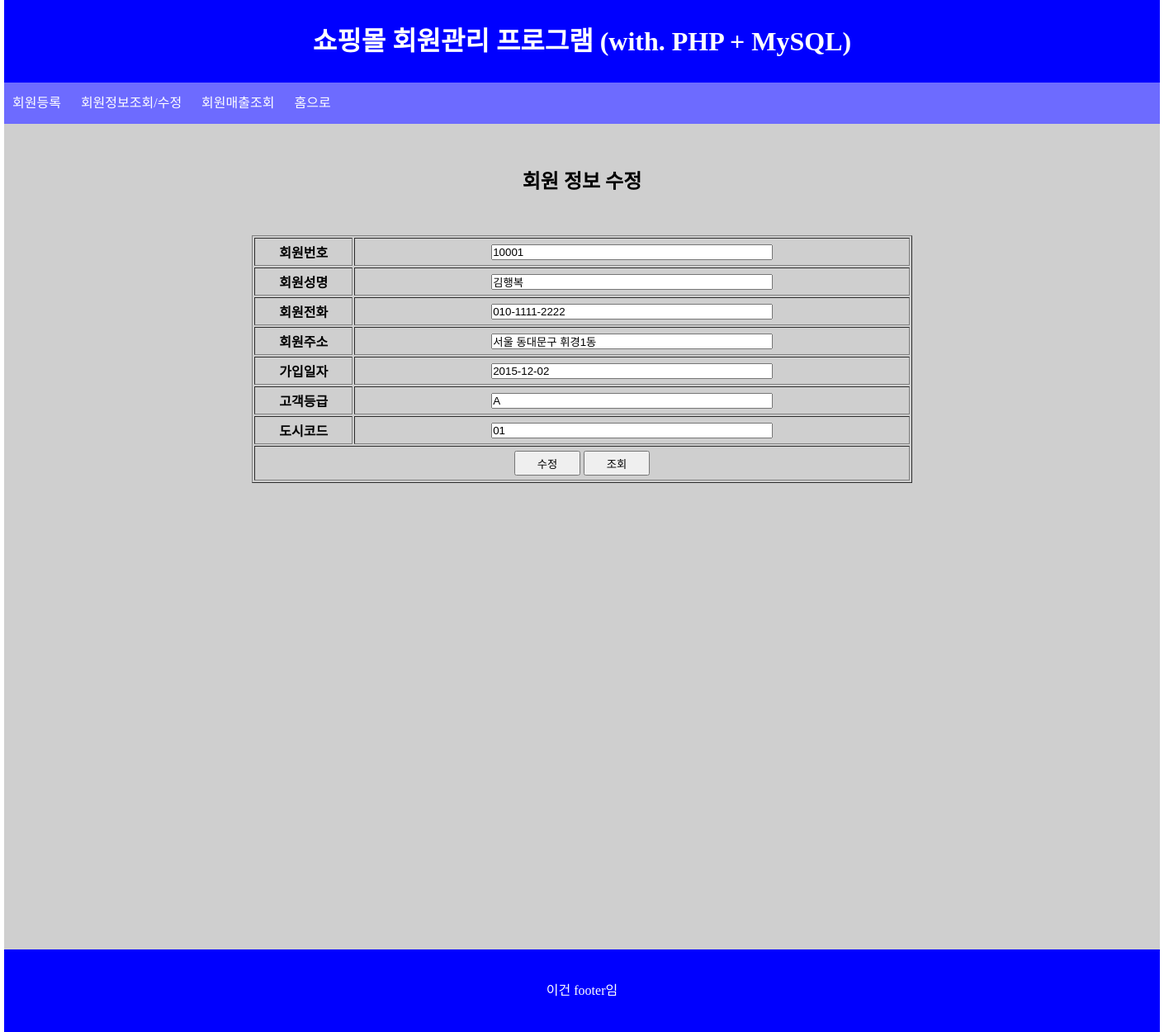
The page /update_member.php?custno=10001 on the database its author committed.
### tables this page shows
CREATE TABLE member_tbl_02 (
    custno INT(6) NOT NULL PRIMARY KEY,
    custname VARCHAR(20),
    phone VARCHAR(13),
    address VARCHAR(60),
    joindate DATE,
    grade CHAR(1),
    city CHAR(2)
);

### update_member.php (the view, shortened to what this page needs)
<!DOCTYPE html>
<html lang="ko">
<head>
    <link href="style.css" rel="stylesheet">
</head>
<body>
<?php include 'header.php'; ?>
<?php include 'connect.php'; ?>
<?php
    $custno = $_GET['custno'];
    $query = "SELECT * FROM member_tbl_02 WHERE custno = '$custno'";
    $result = mysqli_query($conn, $query);
    $row = mysqli_fetch_assoc($result);
?>
<h2>회원 정보 수정</h2>
<form action="update.php" method="POST">
    <table border="1">
        <tr>
            <th>회원번호</th>
            <td><input name="custno" value="<?php echo htmlspecialchars($row['custno']); ?>" size=40 readonly/></td>
        </tr>
        <tr>
            <th>회원성명</th>
            <td><input name="custname" value="<?php echo htmlspecialchars($row['custname']); ?>" size="40"/></td>
        </tr>
        <tr>
            <th>회원전화</th>
            <td><input name="phone" value="<?php echo htmlspecialchars($row['phone']); ?>" size="40"/></td>
        </tr>
        <tr>
            <th>회원주소</th>
            <td><input name="address" value="<?php echo htmlspecialchars($row['address']); ?>" size="40"/></td>
        </tr>
        <tr>
            <th>가입일자</th>
            <td><input name="joindate" value="<?php echo htmlspecialchars($row['joindate']); ?>" size="40"/></td>
        </tr>
        <tr>
            <th>고객등급</th>
            <td><input name="grade" value="<?php echo htmlspecialchars($row['grade']); ?>" size="40"/></td>
        </tr>
        <tr>
            <th>도시코드</th>
            <td><input name="city" value="<?php echo htmlspecialchars($row['city']); ?>" size="40"/></td>
        </tr>
        <tr>
            <td colspan=2>
                <input class="button" type="submit" value="수정" />
                <a href="member_select.php"><button>조회</button></a>
            </td>
        </tr>
    </table>
</form>
<?php include 'footer.php'; ?>
</body>
</html>

### style.css (style rules this page uses)
* { margin: 0; padding: 0; }
a { color: inherit; text-decoration: none; }
section h2 { text-align: center; padding: 50px; }
section table { width: 800px; height: 300px; text-align: center; margin: 0 auto; }
section button { width: 80px; height: 30px; }
section .button { width: 80px; height: 30px; }

### rows shown on the page
member_tbl_02: custno "10001", custname "김행복", phone "010-1111-2222", address "서울 동대문구 휘경1동", joindate "2015-12-02", grade "A", city "01"
